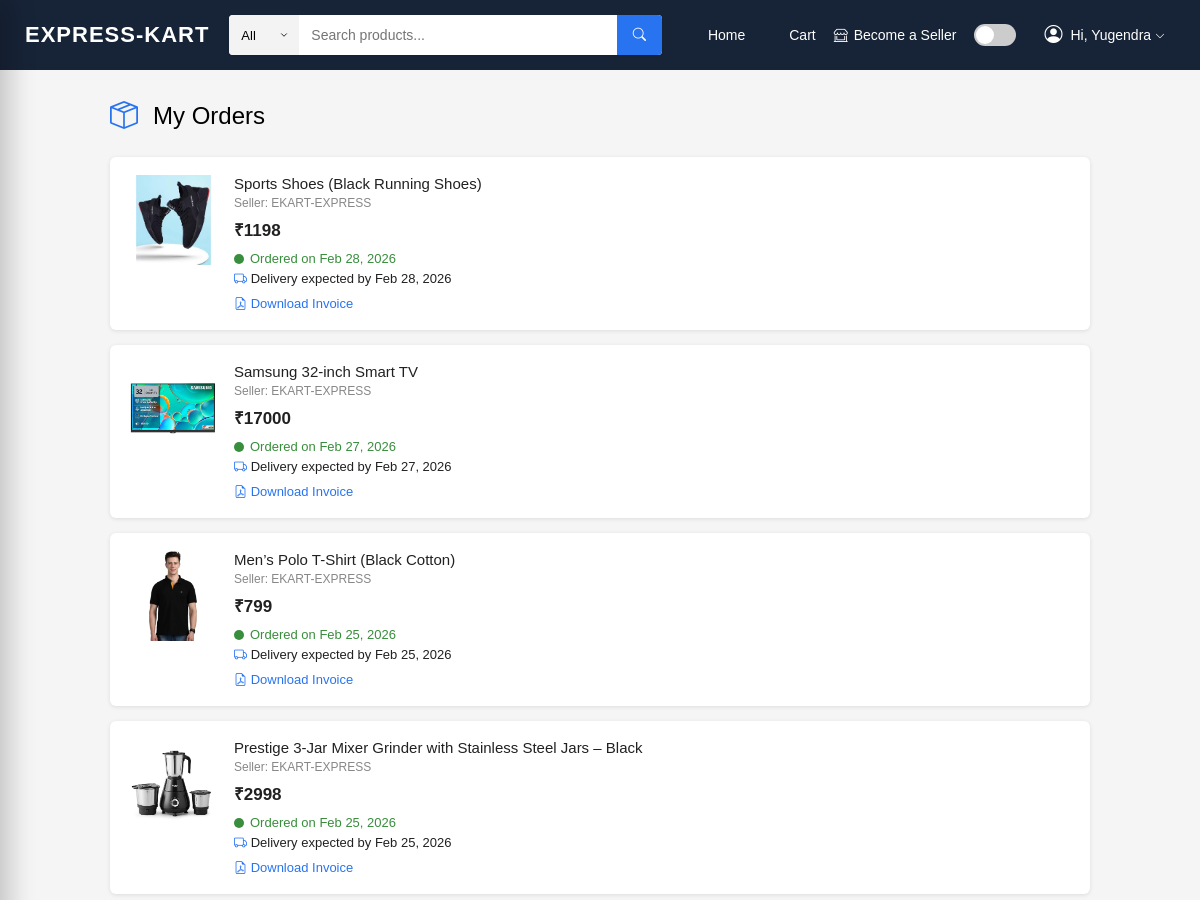
The page /user/my-orders (signed in, upper part) on the database as committed earlier.
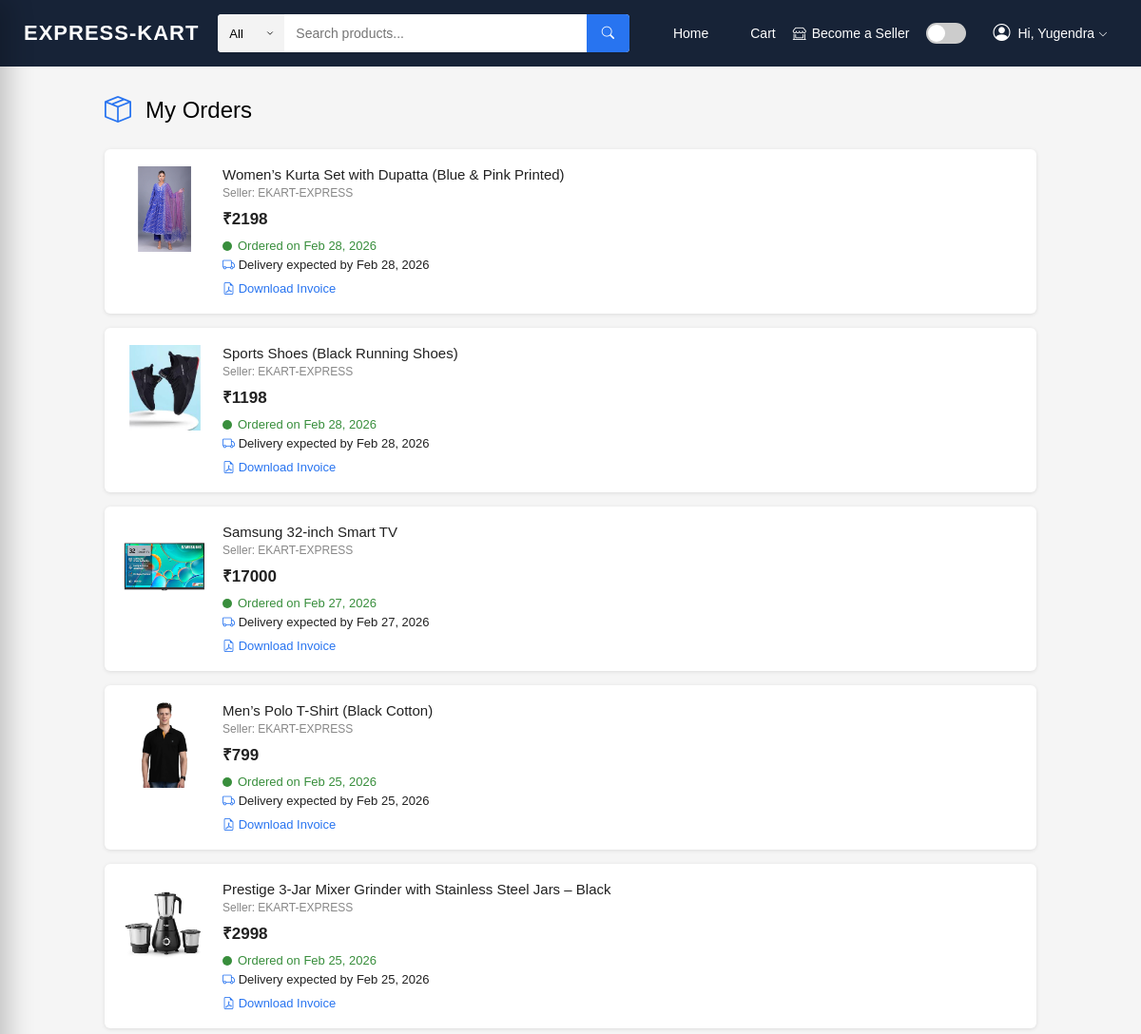
The same page on the database as committed later.
### tables this page shows
CREATE TABLE orders (
        order_id INTEGER PRIMARY KEY AUTOINCREMENT,
        user_id INTEGER,
        razorpay_order_id TEXT,
        razorpay_payment_id TEXT,
        amount REAL,
        payment_status TEXT,
        created_at DATETIME DEFAULT CURRENT_TIMESTAMP, address TEXT,
        FOREIGN KEY (user_id) REFERENCES users (user_id)
    );

### app.py (the view)
@app.route('/user/my-orders')
def my_orders():
    if 'user_id' not in session:
        flash("Please login!", "danger")
        return redirect('/user-login')
    conn = get_db_connection()
    cursor = conn.cursor()
    cursor.execute("""
        SELECT o.*,
            (SELECT p.name FROM order_items oi
             JOIN products p ON oi.product_id = p.product_id
             WHERE oi.order_id = o.order_id LIMIT 1) as product_name,
            (SELECT p.image FROM order_items oi
             JOIN products p ON oi.product_id = p.product_id
             WHERE oi.order_id = o.order_id LIMIT 1) as product_image
        FROM orders o
        WHERE o.user_id = ?
        ORDER BY o.created_at DESC
    """, (session['user_id'],))
    orders = cursor.fetchall()
    cursor.close()
    conn.close()
    return render_template("user/my_orders.html", orders=orders)

### app.py (called while the page is built)
def get_db_connection():
    conn = sqlite3.connect(config.DB_PATH)
    conn.row_factory = sqlite3.Row
    return conn

@app.template_filter('strftime')
def strftime_filter(date_str, format='%b %d, %Y'):
    if not date_str:
        return ""
    if isinstance(date_str, str):
        try:
            from datetime import datetime
            dt = datetime.strptime(date_str, '%Y-%m-%d %H:%M:%S')
            return dt.strftime(format)
        except Exception:
            return date_str
    return date_str.strftime(format)

### templates/user/my_orders.html (shortened to what this page needs)
{% extends 'base.html' %}
{% block content %}
<div style="max-width: 1000px; margin: 30px auto; padding: 0 10px;">
    <div style="display: flex; align-items: center; gap: 15px; margin-bottom: 25px;">
        <i class="bi bi-box-seam" style="font-size: 28px; color: #2874f0;"></i>
        <h1 style="font-size: 24px; font-weight: 500; margin: 0;">My Orders</h1>
    </div>
    {% if not orders %}
    <div class="success-container">
        <img src="https://rukminim2.flixcart.com/www/800/800/promos/16/05/2019/d438a32e-765a-4d8b-b4a6-520b560971e8.png?q=90"
            width="200" style="margin-bottom: 20px;">
        <h3>You have no orders yet!</h3>
        <p style="color: #878787; margin-bottom: 20px;">Start shopping to see your orders here.</p>
        <a href="/user/products" class="btn-delivery"
            style="background: #2874f0; text-decoration: none; padding: 12px 60px;">Shop Now</a>
    </div>
    {% else %}
    <div class="orders-list">
        {% for order in orders %}
        <div class="order-card-mobile" onclick="window.location.href='/user/order-success/{{ order.order_id }}';"
            style="cursor: pointer;">
            <div class="ocm-img">
                <img src="/static/uploads/product_images/{{ order.product_image }}" alt="{{ order.product_name }}">
            </div>
            <div class="ocm-info">
                <div class="ocm-name">{{ order.product_name }}</div>
                <div class="ocm-seller">Seller: EKART-EXPRESS</div>
                <div class="ocm-price">₹{{ order.amount|int }}</div>
                <div class="ocm-status">
                    <span class="status-dot status-success"></span>
                    <span>Ordered on {{ order.created_at | strftime('%b %d, %Y') }}</span>
                </div>
                <div class="ocm-delivery">
                    <i class="bi bi-truck" style="color: #2874f0;"></i>
                    Delivery expected by {{ order.created_at | strftime('%b %d, %Y') }}
                </div>
                <a href="/user/download-invoice/{{ order.order_id }}" onclick="event.stopPropagation();"
                    class="ocm-invoice">
                    <i class="bi bi-file-earmark-pdf"></i> Download Invoice
                </a>
            </div>
        </div>
        {% endfor %}
    </div>
    {% endif %}
</div>
{% endblock %}

Rows that differ between the two databases and show on the page:
added orders: shows a picture, product_name "Women’s Kurta Set with Dupatta (Blue & Pink Printed)", amount "2198", created_at|strftime "Feb 28, 2026"
